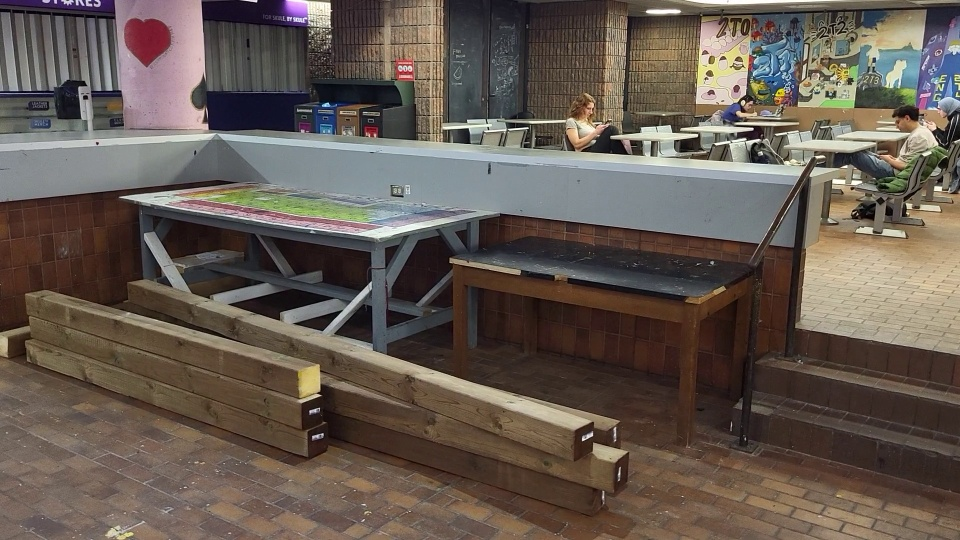
#> input picture mapping/sfm_calibrated/img/0.jpg, 960 x 540 px
$ python triangulation_01.py
#> lines starting #> are read from the running program, lines starting #| are printed output that depends on the picture; long printed decimals are rounded
import cv2 as cv
import numpy as np

import matplotlib.pyplot as plt
from mpl_toolkits.mplot3d import Axes3D


# https://github.com/gaoxiang12/slambook2


IMG_SHAPE = np.array([960.0, 540.0])
K = np.array([[751.3, 0., 477.8],
              [0., 754.9, 286.8],
              [0., 0., 1.]])


def pixel2cam(p):
    return np.array([(p[0]-K[0,2])/K[0,0], (p[1]-K[1,2])/K[1,1]])


def find_feature_matches(img_1, img_2):
    detector = cv.ORB_create(1000)
    matcher = cv.BFMatcher(cv.NORM_HAMMING)
    # detector = cv.SIFT_create(1000)
    # matcher = cv.BFMatcher(cv.NORM_L2)

    keypoints_1, descriptors_1 = detector.detectAndCompute(img_1, None)
    keypoints_2, descriptors_2 = detector.detectAndCompute(img_2, None)

    matches = matcher.match(descriptors_1, descriptors_2)

    # plt.figure()
    # plt.boxplot([match.distance for match in matches])
    # plt.show()

    good_matches = []
    min_dist = min([match.distance for match in matches])
    for match in matches:
        if match.distance <= max(2 * min_dist, 30):
            good_matches.append(match)

    return keypoints_1, keypoints_2, good_matches

def draw_matches(img_1, keypoints_1, img_2, keypoints_2, matches):
    # # Create a new image showing the matches
    # img_matches = np.empty((max(img_1.shape[0], img_2.shape[0]), img_1.shape[1] + img_2.shape[1], 3), dtype=np.uint8)
    # cv.drawMatches(img_1, keypoints_1, img_2, keypoints_2, matches, img_matches)
    img_matches = np.empty((img_1.shape[0], img_1.shape[1], 3), dtype=np.uint8)
    cv.drawKeypoints(img_1, keypoints_1, img_matches)

    # Draw lines connecting the matches
    for match in matches:
        # Get the matching keypoints
        kp1 = keypoints_1[match.queryIdx].pt
        kp2 = keypoints_2[match.trainIdx].pt
        # Convert keypoints to integer
        pt1 = (int(kp1[0]), int(kp1[1]))
        # pt2 = (int(kp2[0]) + img_1.shape[1], int(kp2[1]))
        pt2 = (int(kp2[0]), int(kp2[1]))
        # Draw a line between keypoints
        cv.line(img_matches, pt1, pt2, (0, 255, 0), 1)

    # Display the matches
    cv.imshow("Matches", img_matches)
    cv.waitKey(0)
    cv.destroyAllWindows()


def pose_estimation(keypoints_1, keypoints_2, matches):

    points1 = np.array([keypoints_1[match.queryIdx].pt for match in matches])
    points2 = np.array([keypoints_2[match.trainIdx].pt for match in matches])

    fundamental_matrix, _ = cv.findFundamentalMat(points1, points2, cv.FM_8POINT)
    print("fundamental matrix:")
    print(fundamental_matrix)

    f = np.sqrt(K[0,0]*K[1,1])
    c = (K[0,2], K[1,2])
    essential_matrix, _ = cv.findEssentialMat(points1, points2, f, c)
    print("essential matrix:")
    print(essential_matrix)

    homography_matrix, _ = cv.findHomography(points1, points2, cv.RANSAC, 3)
    print("homography matrix:")
    print(homography_matrix)

    n, R, t, _ = cv.recoverPose(essential_matrix, points1, points2, cameraMatrix=K)

    return R, t

def triangulation(keypoints_1, keypoints_2, matches, R, t):

    pts_1 = np.array([pixel2cam(keypoints_1[match.queryIdx].pt) for match in matches])
    pts_2 = np.array([pixel2cam(keypoints_2[match.trainIdx].pt) for match in matches])

    T1 = np.array([[1, 0, 0, 0],
                   [0, 1, 0, 0],
                   [0, 0, 1, 0]], dtype=np.float32)
    T2 = np.hstack((R, t))

    pts_4d_homogeneous = cv.triangulatePoints(T1, T2, pts_1.T, pts_2.T)
    pts_4d = pts_4d_homogeneous / np.tile(pts_4d_homogeneous[-1, :], (4, 1))
    points_3d = pts_4d[:3, :].T

    return points_3d


def plot_points(ax, points_3d, max_norm, colors):
    points_3d_norms = np.linalg.norm(points_3d, axis=1)
    i = np.where(points_3d_norms<max_norm)
    filtered = points_3d[i]
    colors = colors[i]
    ax.scatter(filtered[:,0], filtered[:,2], filtered[:,1], c=colors)

def plot_camera(ax, R, t):
    points = np.array([
        (0, 0, 0),
        (0, 0, 1),
        (IMG_SHAPE[0], 0, 1),
        (IMG_SHAPE[0], IMG_SHAPE[1], 1),
        (0, IMG_SHAPE[1], 1)
    ]).T
    points_3d = R @ np.linalg.inv(K) @ points + t
    idx = [0, 1, 2, 0, 2, 3, 0, 3, 4, 0, 4, 1]
    vertices = points_3d[:,idx]
    ax.plot(vertices[0], vertices[2], vertices[1], '-')

def set_axes_equal(ax):
    # https://stackoverflow.com/a/31364297
    x_limits = ax.get_xlim3d()
    y_limits = ax.get_ylim3d()
    z_limits = ax.get_zlim3d()
    x_range = abs(x_limits[1] - x_limits[0])
    x_middle = np.mean(x_limits)
    y_range = abs(y_limits[1] - y_limits[0])
    y_middle = np.mean(y_limits)
    z_range = abs(z_limits[1] - z_limits[0])
    z_middle = np.mean(z_limits)
    plot_radius = 0.5*max([x_range, y_range, z_range])
    ax.set_xlim3d([x_middle - plot_radius, x_middle + plot_radius])
    ax.set_ylim3d([y_middle - plot_radius, y_middle + plot_radius])
    ax.set_zlim3d([z_middle - plot_radius, z_middle + plot_radius])


if __name__ == "__main__":
    img_1 = cv.imread("img/0.jpg", cv.IMREAD_COLOR)
#> img_1 is the input picture: shape (540, 960, 3); mean B, G, R 81.6, 90.2, 101.4
    img_2 = cv.imread("img/2.jpg", cv.IMREAD_COLOR)
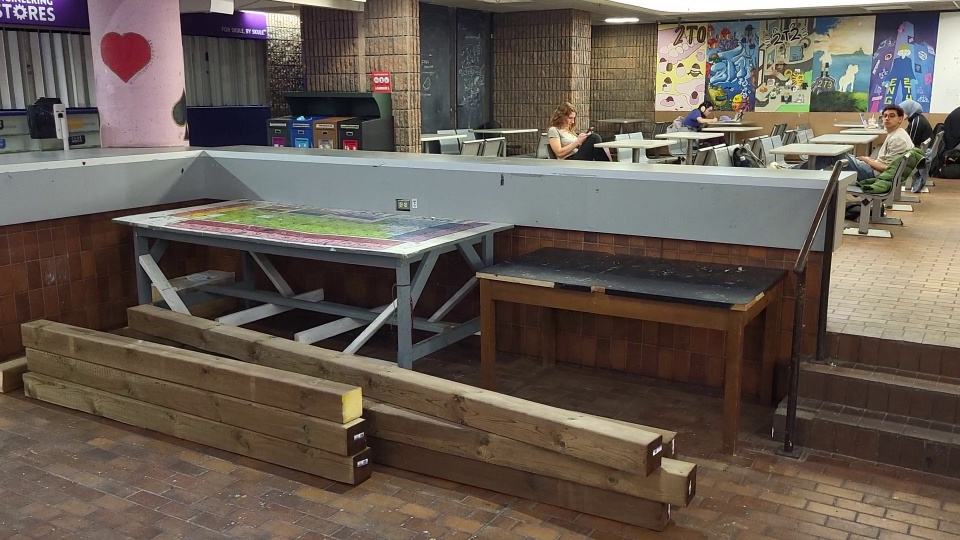
#> input picture mapping/sfm_calibrated/img/2.jpg, 960 x 540 px
#> img_2 is the input picture: shape (540, 960, 3); mean B, G, R 81.9, 91.3, 102.2

    keypoints_1, keypoints_2, matches = find_feature_matches(img_1, img_2)
#> in find_feature_matches, `keypoints_1, descriptors_1 = detector.detectAndCompute(img_1, None)`: keypoints_1 = 1000 keypoints; strongest (x, y, size): (742, 101, 31), (695, 135, 31), (744, 101, 31), (466, 129, 31)
#> in find_feature_matches, `keypoints_2, descriptors_2 = detector.detectAndCompute(img_2, None)`: keypoints_2 = 1000 keypoints; strongest (x, y, size): (702, 107, 31), (723, 144, 31), (703, 107, 37.2), (437, 140, 31)
#> in find_feature_matches, `matches = matcher.match(descriptors_1, descriptors_2)`: matches = 1000 matches
#> in find_feature_matches, `min_dist = min([match.distance for match in matches])`: min_dist = 6
#> after the loop in find_feature_matches, `for match in matches:`: good_matches = 151 matches
#> matches = 151 matches
    print("Total {} matching points found".format(len(matches)))
#| Total 151 matching points found
    # draw_matches(img_1, keypoints_1, img_2, keypoints_2, matches)

    R, t = pose_estimation(keypoints_1, keypoints_2, matches)
#> in pose_estimation, `points1 = np.array([keypoints_1[match.queryIdx].pt for match in matche..`: points1 = 151 pairs, first value 79.2 to 904, second value 33 to 439.2
#> in pose_estimation, `points2 = np.array([keypoints_2[match.trainIdx].pt for match in matche..`: points2 = 151 pairs, first value 53.57 to 889, second value 40 to 464
#> in pose_estimation, `fundamental_matrix, _ = cv.findFundamentalMat(points1, points2, cv.FM_..`: fundamental_matrix = [[-3.61e-07, 2.35e-05, -0.0016], [-3.18e-05, -2.03e-06, -0.0781], [0.00145, 0.0839, 1]]
#| [[-3.60868896e-07  2.34572694e-05 -1.59890559e-03]
#|  [-3.18465600e-05 -2.02517006e-06 -7.81315764e-02]
#|  [ 1.44577912e-03  8.39043091e-02  1.00000000e+00]]
#> in pose_estimation, `essential_matrix, _ = cv.findEssentialMat(points1, points2, f, c)`: essential_matrix = [[0.00617, -0.0294, 0.0572], [-0.0324, 0.0056, -0.704], [-0.0853, 0.701, 0.0119]]
#| [[ 0.006171 -0.02938  0.0572]
#|  [-0.03235   0.005598 -0.704  ]
#|  [-0.08534  0.7012  0.01188]]
#> in pose_estimation, `homography_matrix, _ = cv.findHomography(points1, points2, cv.RANSAC, 3)`: homography_matrix = [[1.02, 0.294, -49.4], [-0.0192, 1.06, 19.56], [2.02e-05, 0.000326, 1]]
#| [[ 1.01747346e+00  2.93833882e-01 -4.94045977e+01]
#|  [-1.92015810e-02  1.06064410e+00  1.95629446e+01]
#|  [ 2.01535508e-05  3.26074766e-04  1.00000000e+00]]
#> in pose_estimation, `n, R, t, _ = cv.recoverPose(essential_matrix, points1, points2, camera..`: n = 151; R = [[0.995, 0.0403, -0.0867], [-0.0396, 0.999, 0.00977], [0.087, -0.00629, 0.996]]; t = [0.996, 0.0816, 0.0411]
#> t = [0.996, 0.0816, 0.0411]
    print("R:\n", R)
#| R:
#|  [[ 0.9954  0.04031 -0.08668]
#|  [-0.03961  0.9992  0.009765 ]
#|  [ 0.087 -0.006287  0.9962]]
    print("t:\n", t)
#| t:
#|  [[0.9958 ]
#|  [0.08161]
#|  [0.04108]]

    points_3d = triangulation(keypoints_1, keypoints_2, matches, R, t)
#> in triangulation, `pts_1 = np.array([pixel2cam(keypoints_1[match.queryIdx].pt) for match ..`: pts_1 = 151 pairs, first value -0.531 to 0.567, second value -0.336 to 0.202
#> in triangulation, `pts_2 = np.array([pixel2cam(keypoints_2[match.trainIdx].pt) for match ..`: pts_2 = 151 pairs, first value -0.565 to 0.547, second value -0.327 to 0.235
#> in triangulation, `T2 = np.hstack((R, t))`: T2 = [[0.995, 0.0403, -0.0867, 0.996], [-0.0396, 0.999, 0.00977, 0.0816], [0.087, -0.00629, 0.996, 0.0411]]
#> in triangulation, `points_3d = pts_4d[:3, :].T`: points_3d = 151 rows, first 8: [5.93, -5.35, 19.42], [8.15, -4.93, 17.8], [-0.232, -3.42, 17.89], [6.05, -5.53, 19.99], [-1.52, 0.969, 7.17], [7.76, -4.99, 17.97], [5.68, -0.689, 10.01], [6.16, -5.58, 19.75]

    points_rgb = np.zeros((len(matches), 3), dtype=np.float32)
#> points_rgb = 151 rows, first 8: [0, 0, 0], [0, 0, 0], [0, 0, 0], [0, 0, 0], [0, 0, 0], [0, 0, 0], [0, 0, 0], [0, 0, 0]
    for i, m in enumerate(matches):
        x, y = map(int, keypoints_1[m.queryIdx].pt)
        color1 = img_1[y, x] / 255.0
        x, y = map(int, keypoints_2[m.trainIdx].pt)
        color2 = img_2[y, x] / 255.0
        points_rgb[i] = 0.5*(color1+color2)
#> this loop made 151 passes
#> (color1, color2) on passes 1 to 3: ([0.31, 0.384, 0.443], [0.365, 0.451, 0.498]), ([0.682, 0.769, 0.792], [0.749, 0.824, 0.843]), ([0.0353, 0.0392, 0.0235], [0.0824, 0.106, 0.0863])
#> after the loop, points_rgb = 151 rows, first 8: [0.337, 0.418, 0.471], [0.716, 0.796, 0.818], [0.0588, 0.0725, 0.0549], [0.102, 0.21, 0.265], [0.547, 0.694, 0.755], [0.814, 0.871, 0.908], [0.761, 0.845, 0.894], [0.12, 0.357, 0.408]

    plt.figure(figsize=(8, 8))
    ax = plt.axes(projection='3d')
    plot_points(ax, points_3d, 1000.0, points_rgb)
#> in plot_points, `points_3d_norms = np.linalg.norm(points_3d, axis=1)`: points_3d_norms = 151 values, max 22.12 at index 99, min 5.75 at index 146, mean 15.96
#> in plot_points, `filtered = points_3d[i]`: filtered has the same summary as points_3d in triangulation
#> in plot_points, `colors = colors[i]`: colors has the same summary as points_rgb outside plot_points
    plot_camera(ax, np.eye(3), 0.0)
    plot_camera(ax, R, t)
    set_axes_equal(ax)
    ax.set_xlabel('x')
    ax.set_ylabel('z')
    ax.set_zlabel('y')
    ax.invert_zaxis()
    plt.show()
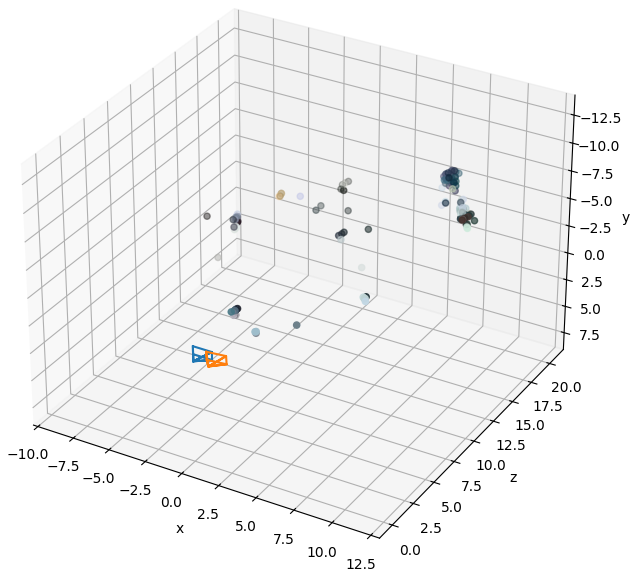
#> figure drawn by matplotlib, 1 panel
